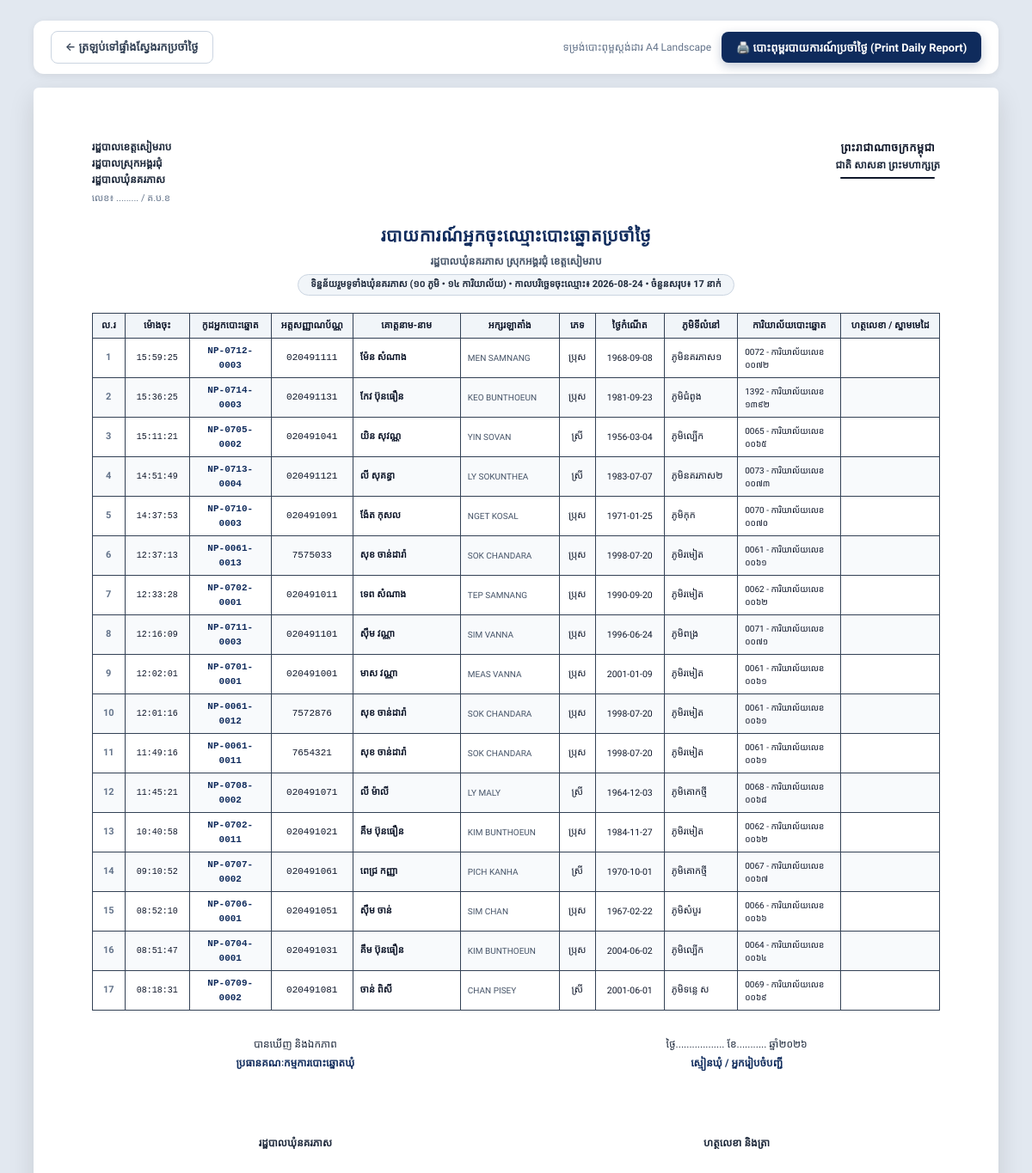
/reports/daily/print?date=2026-08-24 (signed in), run on an earlier commit of the app's database.
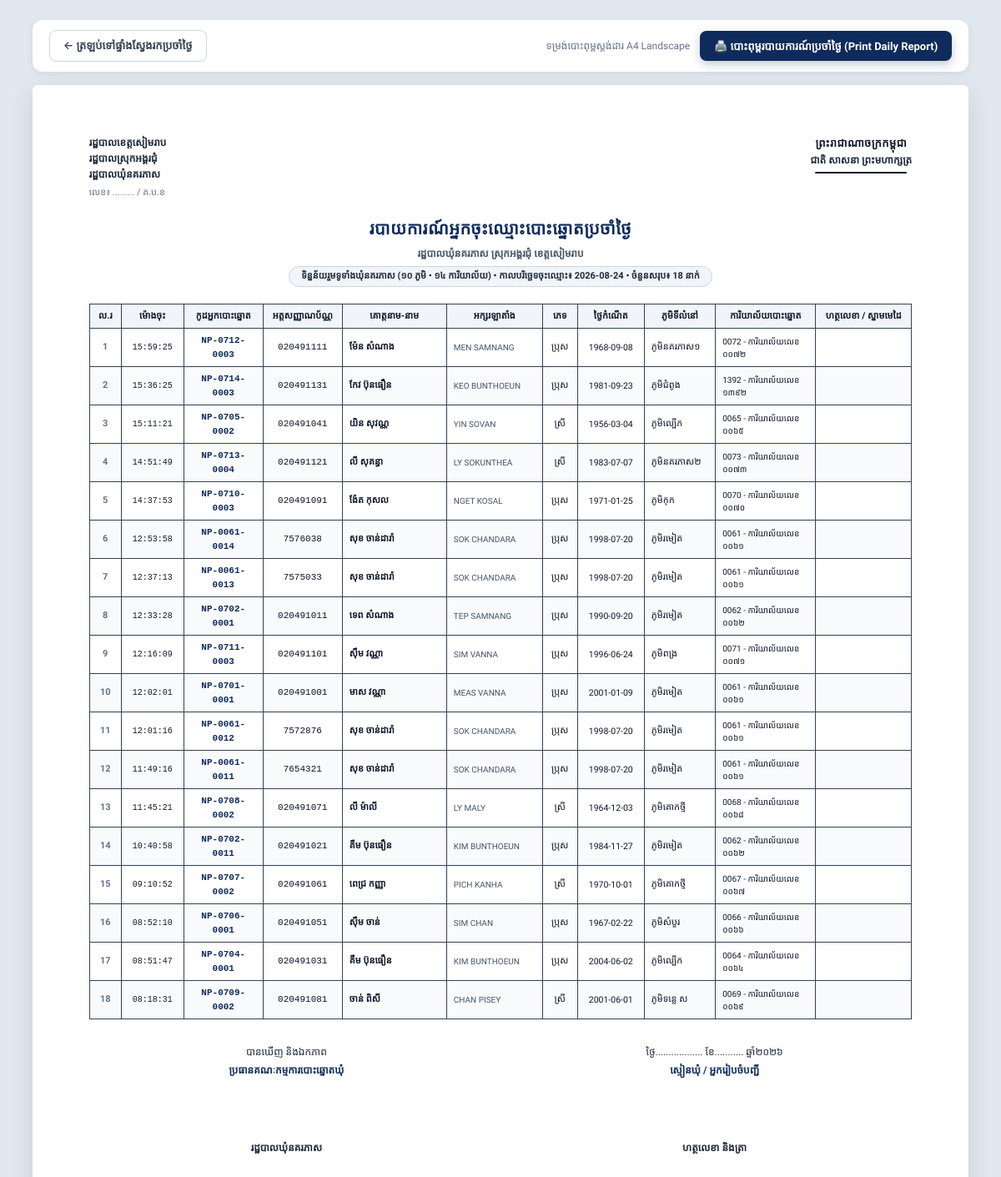
And on a later commit of the database.
### app/models.py (models this page shows, shortened)
class Voter(Base):
    __tablename__ = "voters"
    id = Column(Integer, primary_key=True, index=True)
    voter_code = Column(String(50), unique=True, index=True, nullable=False) # e.g. NP-0701-0001
    list_no = Column(Integer, nullable=False)                                # 1, 2, 3 in station
    national_id = Column(String(50), unique=True, index=True, nullable=False) # 9 or 10 digit Khmer ID card
    name_kh = Column(String(100), nullable=False)                            # ឈ្មោះខ្មែរ (e.g. ស៊ឹម ចាន់ថន)
    name_en = Column(String(100), nullable=False)                            # ឈ្មោះឡាតាំង (e.g. SIM CHANTHORN)
    gender = Column(String(20), nullable=False)                              # ប្រុស / ស្រី
    dob = Column(String(50), nullable=False)                                 # 1990-04-15 or 1990
    address = Column(String(255), nullable=True)                             # ក្រុមទី...
    village_id = Column(Integer, ForeignKey("villages.id"), nullable=False)
    station_id = Column(Integer, ForeignKey("polling_stations.id"), nullable=False)
    status = Column(String(30), default="active")                            # active, moved, deceased, suspended
    photo_url = Column(String(255), nullable=True)                          # Profile photo path
    has_voted = Column(Boolean, default=False)
    voted_at = Column(DateTime, nullable=True)
    voted_by_user_id = Column(Integer, ForeignKey("users.id"), nullable=True)
    notes = Column(Text, nullable=True)
    created_at = Column(DateTime, default=datetime.datetime.utcnow)
    updated_at = Column(DateTime, default=datetime.datetime.utcnow, onupdate=datetime.datetime.utcnow)
    village = relationship("Village", back_populates="voters")
    station = relationship("PollingStation", back_populates="voters")
    voted_by_user = relationship("User", foreign_keys=[voted_by_user_id])

class Village(Base):
    __tablename__ = "villages"
    id = Column(Integer, primary_key=True, index=True)
    code = Column(String(20), unique=True, index=True, nullable=False) # e.g. V01 to V10
    name_kh = Column(String(100), nullable=False)                     # e.g. ភូមិរមៀត
    name_en = Column(String(100), nullable=False)                     # e.g. Romiet Village
    chief_name = Column(String(100), nullable=True)                  # e.g. លោក ឈុន វុទ្ធី
    chief_phone = Column(String(50), nullable=True)                  # e.g. 012 345 678
    total_households = Column(Integer, default=0)
    created_at = Column(DateTime, default=datetime.datetime.utcnow)
    stations = relationship("PollingStation", back_populates="village")
    voters = relationship("Voter", back_populates="village")
    users = relationship("User", back_populates="village")

class PollingStation(Base):
    __tablename__ = "polling_stations"
    id = Column(Integer, primary_key=True, index=True)
    code = Column(String(20), unique=True, index=True, nullable=False) # e.g. 0701 to 0714
    name = Column(String(150), nullable=False)                         # e.g. ការិយាល័យលេខ ០៧០១
    location = Column(String(200), nullable=False)                     # e.g. សាលាបឋមសិក្សារមៀត (បន្ទប់ទី១)
    capacity = Column(Integer, default=600)                            # Maximum capacity
    village_id = Column(Integer, ForeignKey("villages.id"), nullable=True)
    officer_name = Column(String(100), nullable=True)                  # Head of polling station
    officer_phone = Column(String(50), nullable=True)
    created_at = Column(DateTime, default=datetime.datetime.utcnow)
    village = relationship("Village", back_populates="stations")
    voters = relationship("Voter", back_populates="station")
    users = relationship("User", back_populates="station")

### app/routes/report_routes.py (the view)
@router.get("/reports/daily/print", response_class=HTMLResponse)
def print_daily_registrations(
    request: Request,
    date: str = Query(..., description="Date YYYY-MM-DD"),
    village_id: str = Query("", description="Village ID"),
    station_id: str = Query("", description="Station ID"),
    db: Session = Depends(get_db)
):
    current_user = get_current_user_optional(request, db)
    if not current_user:
        return RedirectResponse(url="/login", status_code=302)
    query = db.query(Voter).filter(func.date(Voter.created_at) == date)
    village = None
    station = None
    if village_id and village_id.isdigit():
        village = db.query(Village).filter(Village.id == int(village_id)).first()
        if village:
            query = query.filter(Voter.village_id == int(village_id))
    if station_id and station_id.isdigit():
        station = db.query(PollingStation).filter(PollingStation.id == int(station_id)).first()
        if station:
            query = query.filter(Voter.station_id == int(station_id))
    voters = query.order_by(Voter.created_at.desc(), Voter.list_no.asc()).all()
    return templates.TemplateResponse(request=request, name="reports/daily_print.html", context={
        "current_user": current_user,
        "selected_date": date,
        "voters": voters,
        "village": village,
        "station": station,
        "now": datetime.datetime.now()
    })

### app/templates/reports/daily_print.html (shortened to what this page needs)
<!DOCTYPE html>
<html lang="km">
<head>
    <link rel="stylesheet" href="/static/css/style.css?v=4.0">
    <link rel="stylesheet" href="/static/css/print.css?v=4.0" media="print">
</head>
<body>
    <div class="print-toolbar">
        <a href="/reports/daily?date={{ selected_date }}" class="btn btn-outline">
            ← ត្រឡប់ទៅផ្ទាំងស្វែងរកប្រចាំថ្ងៃ
        </a>
        <div style="display: flex; align-items: center; gap: 12px;">
            <span style="font-size: 12px; color: #64748b;">ទម្រង់បោះពុម្ពស្តង់ដារ A4 Landscape</span>
            <button onclick="window.print()" class="btn btn-primary">
                🖨️ បោះពុម្ពរបាយការណ៍ប្រចាំថ្ងៃ (Print Daily Report)
            </button>
        </div>
    </div>
    <div class="sheet">
        <div class="doc-header">
            <div class="doc-header-left">
                <div>រដ្ឋបាលខេត្តសៀមរាប</div>
                <div>រដ្ឋបាលស្រុកអង្គរជុំ</div>
                <div>រដ្ឋបាលឃុំនគរភាស</div>
                <div style="font-size: 11px; font-weight: normal; color: #64748b; margin-top: 2px;">លេខ៖ ......... / គ.ប.ខ</div>
            </div>
            <div class="doc-header-right">
                <h3>ព្រះរាជាណាចក្រកម្ពុជា</h3>
                <p>ជាតិ សាសនា ព្រះមហាក្សត្រ</p>
                <div class="header-decor"></div>
            </div>
        </div>
        <div class="doc-title-block">
            <h1 class="doc-title">របាយការណ៍អ្នកចុះឈ្មោះបោះឆ្នោតប្រចាំថ្ងៃ</h1>
            <p class="doc-subtitle">
                រដ្ឋបាលឃុំនគរភាស ស្រុកអង្គរជុំ ខេត្តសៀមរាប
            </p>
            <div class="doc-badge-info">
                {% if station %}
                    {{ station.name }} (កូដ៖ {{ station.code }})
                {% elif village %}
                    ភូមិ {{ village.name_kh }} (កូដ៖ {{ village.code }})
                {% else %}
                    ទិន្នន័យរួមទូទាំងឃុំនគរភាស (១០ ភូមិ • ១៤ ការិយាល័យ)
                {% endif %}
                • <strong>កាលបរិច្ឆេទចុះឈ្មោះ៖ {{ selected_date }}</strong> • ចំនួនសរុប៖ <strong>{{ voters|length }} នាក់</strong>
            </div>
        </div>
        <table class="official-table">
            <thead>
                <tr>
                    <th style="width: 38px;">ល.រ</th>
                    <th style="width: 75px;">ម៉ោងចុះ</th>
                    <th style="width: 95px;">កូដអ្នកបោះឆ្នោត</th>
                    <th style="width: 95px;">អត្តសញ្ញាណប័ណ្ណ</th>
                    <th style="width: 125px;">គោត្តនាម-នាម</th>
                    <th style="width: 115px;">អក្សរឡាតាំង</th>
                    <th style="width: 42px;">ភេទ</th>
                    <th style="width: 80px;">ថ្ងៃកំណើត</th>
                    <th>ភូមិទីលំនៅ</th>
                    <th style="width: 120px;">ការិយាល័យបោះឆ្នោត</th>
                    <th style="width: 115px;">ហត្ថលេខា / ស្នាមមេដៃ</th>
                </tr>
            </thead>
            <tbody>
                {% if voters %}
                    {% for v in voters %}
                    <tr>
                        <td style="text-align: center; font-weight: bold; color: #64748b;">{{ loop.index }}</td>
                        <td style="font-family: monospace; text-align: center; font-size: 10px;">{{ v.created_at.strftime('%H:%M:%S') if v.created_at else '' }}</td>
                        <td style="font-family: monospace; font-weight: bold; text-align: center; color: #0f2b5c;">{{ v.voter_code }}</td>
                        <td style="font-family: monospace; text-align: center;">{{ v.national_id }}</td>
                        <td style="font-weight: bold; color: #0f172a;">{{ v.name_kh }}</td>
                        <td style="text-transform: uppercase; font-size: 10px; color: #475569;">{{ v.name_en }}</td>
                        <td style="text-align: center;">{{ v.gender }}</td>
                        <td style="text-align: center; font-size: 10.5px;">{{ v.dob }}</td>
                        <td>{{ v.village.name_kh if v.village else '' }}</td>
                        <td style="font-size: 10px;">{{ v.station.code if v.station else '' }} - {{ v.station.name if v.station else '' }}</td>
                        <td></td>
                    </tr>
                    {% endfor %}
                {% else %}
                    <tr>
                        <td colspan="11" style="text-align: center; padding: 25px; color: #64748b;">
                            មិនមានទិន្នន័យអ្នកចុះឈ្មោះក្នុងថ្ងៃទី {{ selected_date }} នេះឡើយ
                        </td>
                    </tr>
                {% endif %}
            </tbody>
        </table>
        <div class="signature-grid">
            <div class="signature-box">
                <p>បានឃើញ និងឯកភាព</p>
                <p class="signature-title">ប្រធានគណៈកម្មការបោះឆ្នោតឃុំ</p>
                <div class="signature-space"></div>
                <p style="font-weight: bold;">រដ្ឋបាលឃុំនគរភាស</p>
            </div>
            <div class="signature-box">
                <p>ថ្ងៃ.................. ខែ........... ឆ្នាំ២០២៦</p>
                <p class="signature-title">ស្មៀនឃុំ / អ្នករៀបចំបញ្ជី</p>
                <div class="signature-space"></div>
                <p style="font-weight: bold;">ហត្ថលេខា និងត្រា</p>
            </div>
        </div>
    </div>
</body>
</html>

### app/static/css/style.css (style rules this page uses)
:root { --font-body: 'Kantumruy Pro', 'Siemreap', 'Battambang', 'Outfit', system-ui, -apple-system, sans-serif; --font-heading: 'Kantumruy Pro', 'Siemreap', 'Battambang', sans-serif; --font-khmer-title: 'Moul', cursive; --font-khmer-bold: 'Kantumruy Pro', 'Battambang', sans-serif; --color-primary: #0f2b5c; --color-primary-light: #1e3a8a; --color-primary-dark: #0a1c3d; --color-accent: #d4af37; --color-accent-hover: #b89628; --color-success: #10b981; --color-success-bg: #ecfdf5; --color-warning: #f59e0b; --color-warning-bg: #fffbeb; --color-danger: #ef4444; --color-danger-bg: #fef2f2; --color-info: #3b82f6; --color-info-bg: #eff6ff; --bg-main: #f8fafc; --bg-card: #ffffff; --border-color: #e2e8f0; --text-main: #1e293b; --text-muted: #64748b; --shadow-sm: 0 1px 2px 0 rgb(0 0 0 / 0.05); --shadow-md: 0 4px 6px -1px rgb(0 0 0 / 0.1), 0 2px 4px -2px rgb(0 0 0 / 0.1); --shadow-lg: 0 10px 15px -3px rgb(0 0 0 / 0.1), 0 4px 6px -4px rgb(0 0 0 / 0.1); --shadow-xl: 0 20px 25px -5px rgb(0 0 0 / 0.1), 0 8px 10px -6px rgb(0 0 0 / 0.1); --radius-md: 12px; --radius-lg: 16px; --radius-xl: 24px; }
* { margin: 0; padding: 0; box-sizing: border-box; }
html { height: 100%; width: 100%; }
body { font-family: var(--font-body); background-color: var(--bg-main); color: var(--text-main); min-height: 100%; width: 100%; margin: 0; padding: 0; line-height: 1.65; -webkit-font-smoothing: antialiased; -moz-osx-font-smoothing: grayscale; text-rendering: optimizeLegibility; }
.btn { display: inline-flex; align-items: center; justify-content: center; gap: 8px; padding: 9px 18px; font-size: 0.925rem; font-weight: 600; font-family: var(--font-body); border-radius: var(--radius-md); cursor: pointer; transition: all 0.2s cubic-bezier(0.4, 0, 0.2, 1); border: 1px solid transparent; text-decoration: none; }
.btn-primary { background: linear-gradient(135deg, #0f2b5c 0%, #1e3a8a 100%); color: white; box-shadow: 0 4px 12px rgba(15, 43, 92, 0.25); }
.btn-outline { background: transparent; border-color: var(--border-color); color: var(--text-main); }

What changed in the data, as far as the page shows it:
added Voter: created_at "12:53:58", voter_code "NP-0061-0014", national_id "7576038", name_kh "សុខ ចាន់ដារ៉ា", name_en "SOK CHANDARA", gender "ប្រុស", dob "1998-07-20", village "ភូមិរមៀត", station "0061", station "ការិយាល័យលេខ ០០៦១"
Also different on the page:
{{ voters|length }}: "17" → "18"
